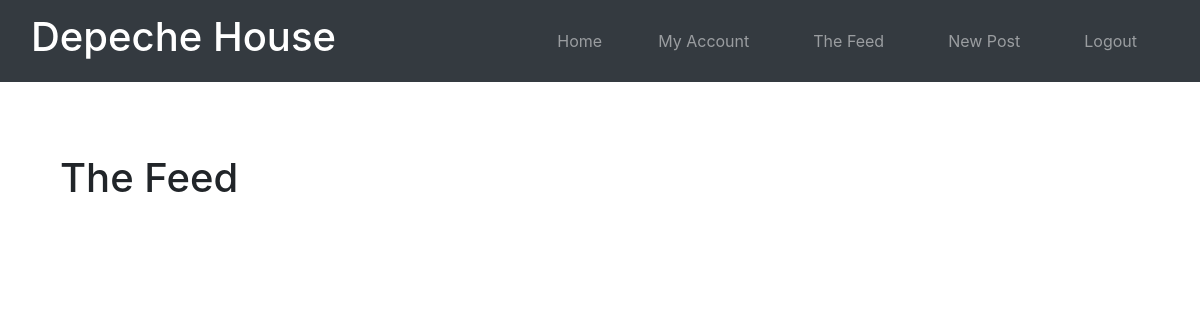
The page /home (signed in) on the database as committed earlier.
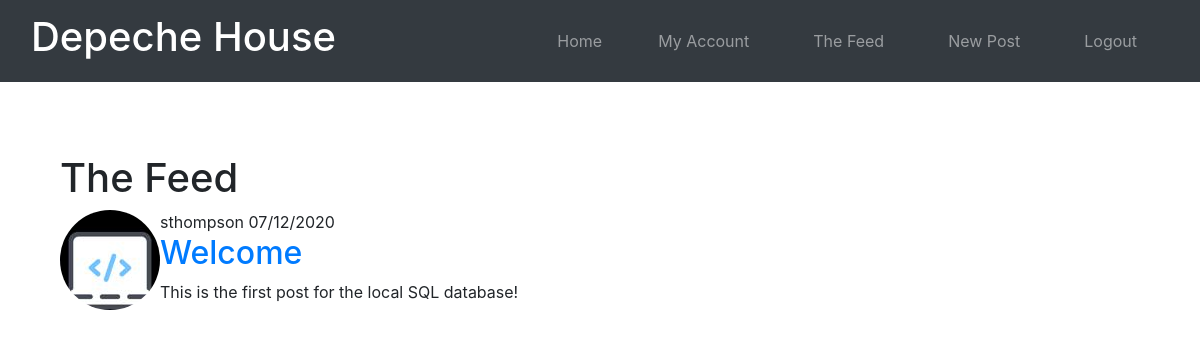
The same page on the database as committed later.
### depeche_house/models.py (models this page shows, shortened)
class Post(db.Model):
    id = db.Column(db.Integer, primary_key=True)
    title = db.Column(db.String(100), nullable=False)
    date_posted = db.Column(db.DateTime, nullable=False, default=datetime.utcnow)
    content = db.Column(db.Text, nullable=False)
    user_id = db.Column(db.Integer, db.ForeignKey('user.id'), nullable=False)

class User(UserMixin, db.Model):
    id = db.Column(db.Integer, primary_key=True)
    username = db.Column(db.String(10), index=True, unique=True, nullable=False)
    email = db.Column(db.String(120), unique=True, index=True, nullable=False)
    password_hash = db.Column(db.String(128), nullable=False)
    joined_at = db.Column(db.DateTime(), default=datetime.utcnow, index=True, nullable=False)
    profile_pic = db.Column(db.String(20), default='default.jpg')
    posts = db.relationship('Post', backref='author', lazy=True)

### depeche_house/routes.py (the view)
@app.route('/home')
@login_required
def home():
    posts = Post.query.all()
    return render_template('home.html', posts=posts)

### depeche_house/routes.py (called while the page is built)
@login_manager.user_loader
def load_user(user_id):
    return User.query.get(int(user_id))

### depeche_house/templates/home.html
{% extends "base.html" %}
{% block content %}
<br>
<br>
<br>
<h1>The Feed</h1>
{% for post in posts %}
    <article class="media content-section">
        <img class="rounded-circle article-img" src="{{ url_for('static', filename='profile_pics/' + post.author.profile_pic) }}">
            <div class="media-body">
                <div class="article-metadata">
                    {{ post.author.username }}
                    {{ post.date_posted.strftime('%d/%m/%Y') }}
                </div>
                <h2><a class="article-title" href="{{ url_for('post', post_id=post.id) }}">{{ post.title }}</a></h2>
                <p class="article-content">{{ post.content }}</p>
            </div>
        </article>
{% endfor %}
{% endblock %}

### depeche_house/templates/base.html (shortened to what this page needs)
<!DOCTYPE html>
<html lang="en">
  <head>
    <link rel="stylesheet" href="https://maxcdn.bootstrapcdn.com/bootstrap/4.0.0/css/bootstrap.min.css">
    <link rel="stylesheet" type="text/css" href="{{ url_for('static', filename='style.css') }}">
  </head>
  <body>
    <nav class="navbar navbar-expand-md navbar-dark bg-dark sticky-top">
      <div class="container-fluid">
        <div class="navbar-brand mr-4">
          <h1>Depeche House</h1>
        </div>
        <div class="collapse navbar-collapse" id="navbarResponsive">
        <ul class="navbar-nav ml-auto">
          <li class="nav-item">
            <a class="nav-link px-4" href="{{ url_for('index') }}">Home</a>
          </li>
          {% if current_user.is_authenticated %}
          <li class="nav-item px-4">
            <a class="nav-link" href="{{ url_for('user', username=user) }}">My Account</a>
          </li>
          <li class="nav-item px-4">
            <a class="nav-link" href="{{ url_for('home') }}">The Feed</a>
          </li>
          <li class="nav-item px-4">
            <a class="nav-link" href="{{ url_for('add_post') }}">New Post</a>
          </li>
          <li class="nav-item px-4">
            <a class="nav-link" href="{{ url_for('logout') }}">Logout</a>
          </li>
          {% endif %}
        </ul>
      </div>
    </nav>
    <div class="container">
      <main role="main" class="container">
        <div class="row">
          <div class="col-md-8">
      {% block content %}
      {% endblock %}
    </div>
  </body>
</html>

### depeche_house/static/style.css (style rules this page uses)
body { width: 100%; height: 100% }

Rows that differ between the two databases and show on the page:
added Post: profile_pic (placeholder picture), author.username "sthompson", date_posted "07/12/2020", title "Welcome", content "This is the first post for the local SQL database!"
